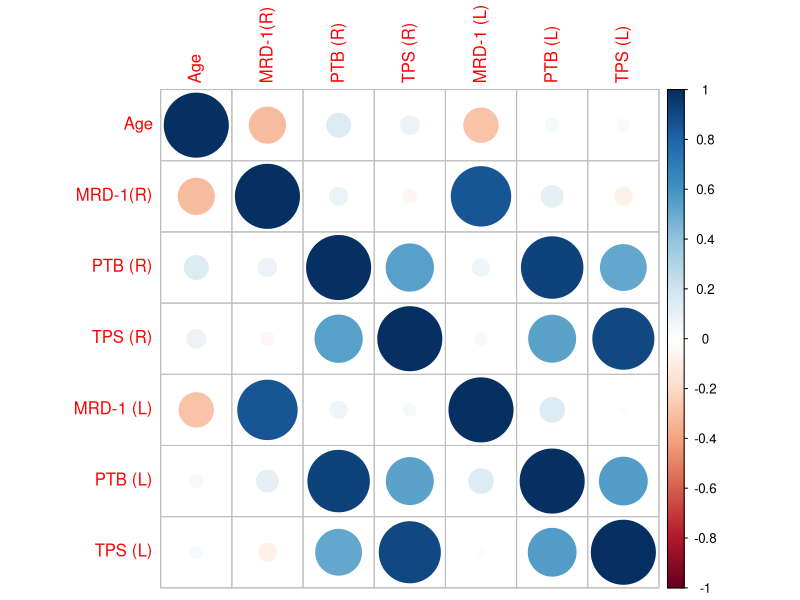
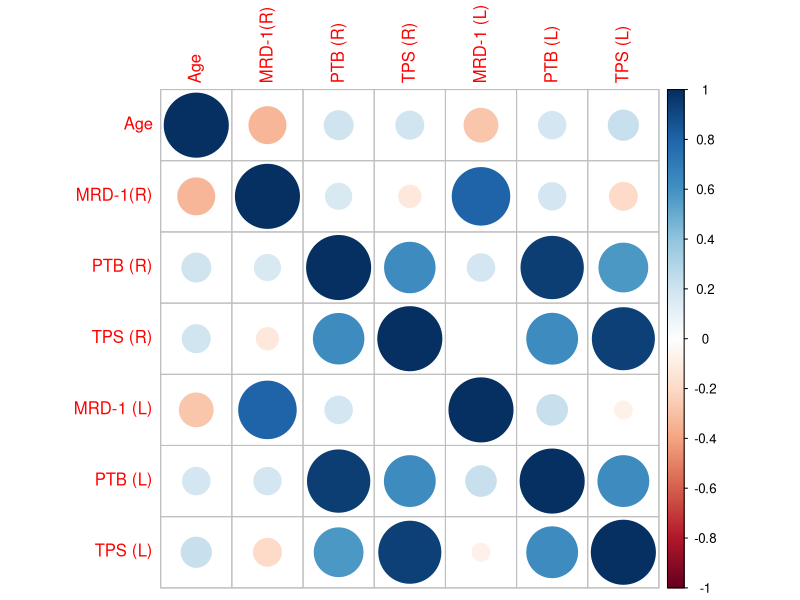
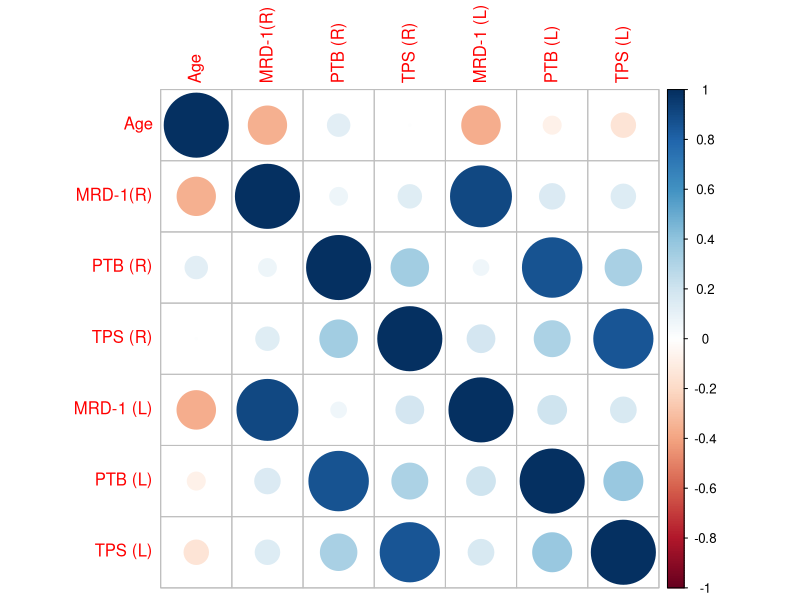
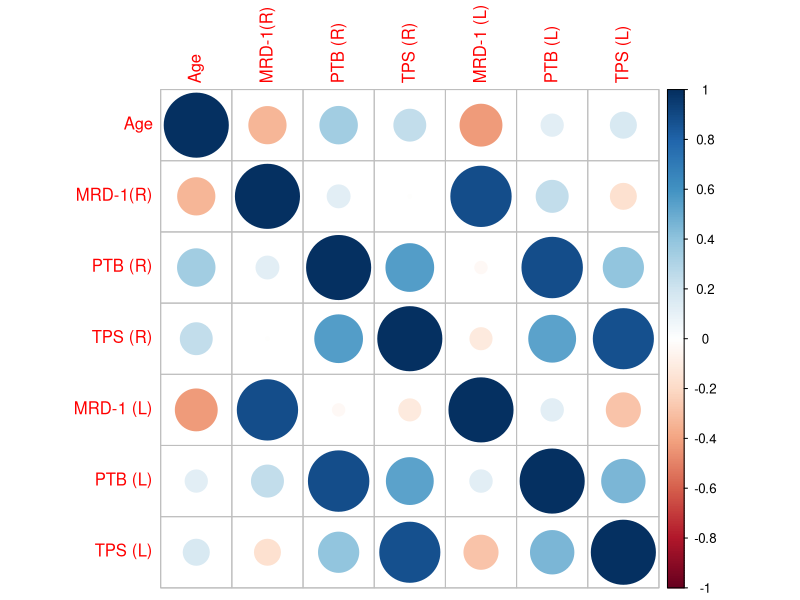
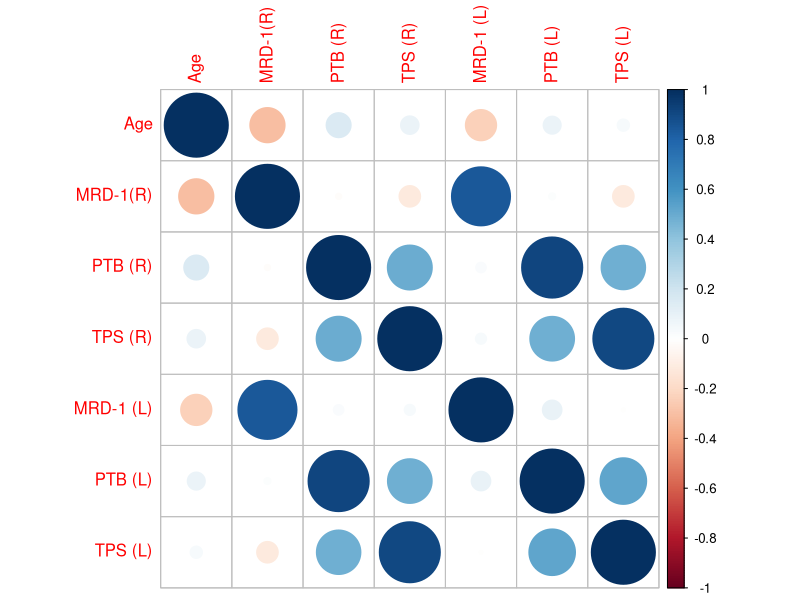
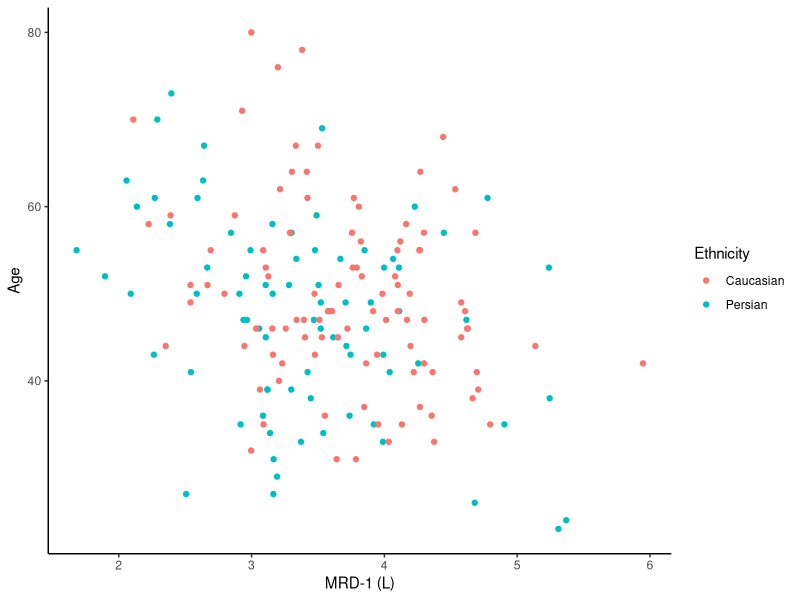
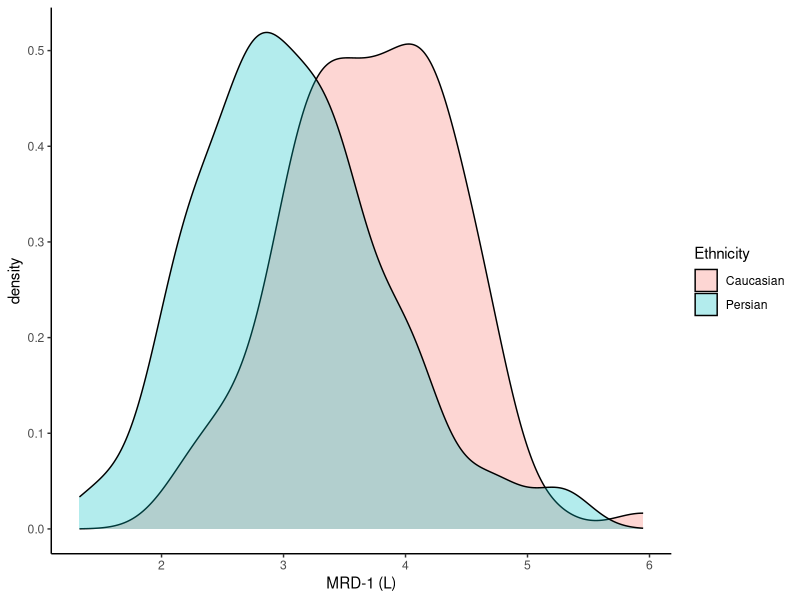
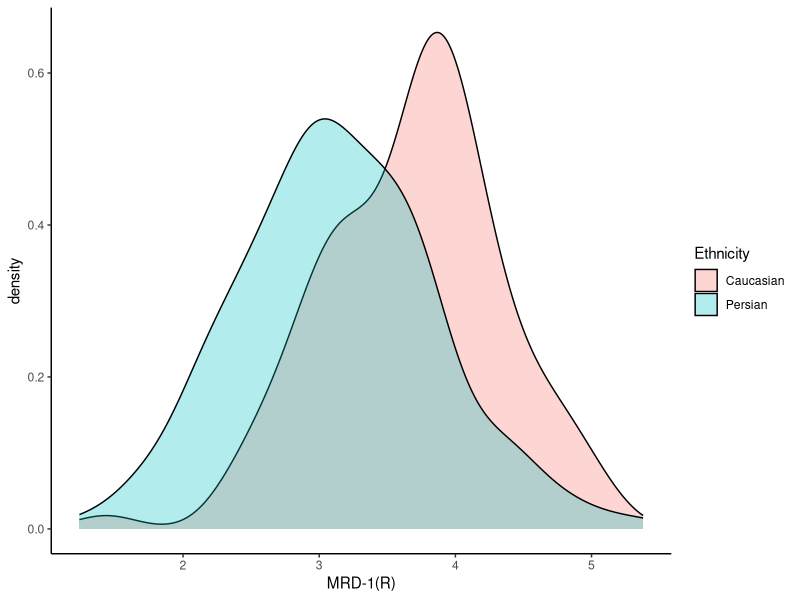

Here is the R script that generated these plots, in order:
## ---- chunk 1
library(readxl)
library(dplyr)
library(caret)
library(e1071)
library(corrplot)
library(ggplot2)
library(readr)
library(nlme)
## ---- chunk 2
persian.UCLA = read_xlsx("PersianVCaucasianEyes.xlsx", sheet = 1)[,2:12]
persian.UCLA = na.omit(persian.UCLA)
persian.UCLA$Ethnicity = "Persian"

caucasian = read_xlsx("PersianVCaucasianEyes.xlsx", sheet = 2)[,2:12]
caucasian = na.omit(caucasian)

alldata = rbind(persian.UCLA, caucasian)

persian = read_xlsx("PersianVCaucasianEyes.xlsx", sheet = 3)[,2:9]
persian$Age = as.numeric(alldata %>% filter(Ethnicity == "Persian" & Sex == "M") %>% summarise(Age = median(Age)))
persian$Ethnicity = "Persian"

newAll = rbind(alldata[,c(11,2,5:10,1)], persian)
newTwo = alldata[,c(11,2,5:10,1)]
write.csv(newTwo,file="complete.csv")
newTwo$Ethnicity = as.factor(newTwo$Ethnicity)
newAll$Ethnicity = as.factor(newAll$Ethnicity)
persian$Ethnicity = as.factor(persian$Ethnicity)
male = newTwo %>% filter(Sex == "M")
female = newTwo %>% filter(Sex == "F")
## ---- chunk 3
# All Data
corrplot(cor(newTwo[,c(1,3:8)]))

# Caucasian
corrplot(cor(newTwo[which(newTwo$Ethnicity=="Caucasian"),c(1,3:8)]))

# Persian
corrplot(cor(newTwo[which(newTwo$Ethnicity=="Persian"),c(1,3:8)]))

# Male
corrplot(cor(male[,c(1,3:8)]))

# Female
corrplot(cor(female[,c(1,3:8)]))
## ---- chunk 4
#Investigate linear relation between age and MRD
ggplot(newTwo, aes(x=`MRD-1 (L)`, y=Age,fill=Ethnicity)) + geom_point(aes(color=Ethnicity)) + theme_classic()
## ---- chunk 5
ggplot(newAll, aes(x=`MRD-1 (L)`, fill=Ethnicity)) + geom_density(alpha=.3)+ theme_classic()
ggplot(newAll, aes(x=`MRD-1(R)`, fill=Ethnicity)) + geom_density(alpha=.3)+ theme_classic()
ggplot(newAll, aes(x=`PTB (L)`, fill=Ethnicity)) + geom_density(alpha=.3)+ theme_classic()
ggplot(newAll, aes(x=`PTB (R)`, fill=Ethnicity)) + geom_density(alpha=.3)+ theme_classic()
ggplot(newAll, aes(x=`TPS (L)`, fill=Ethnicity)) + geom_density(alpha=.3)+ theme_classic()
ggplot(newAll, aes(x=`TPS (R)`, fill=Ethnicity)) + geom_density(alpha=.3)+ theme_classic()
## ---- chunk 6
ggplot(male, aes(x=`PTB (L)`, fill=Ethnicity)) + geom_density(alpha=.3)+ theme_classic()+ggtitle("PTB (L) of Male") + theme(plot.title = element_text(hjust = 0.5))
ggplot(female, aes(x=`PTB (L)`, fill=Ethnicity)) + geom_density(alpha=.3)+ theme_classic()+ggtitle("PTB (L) of Female") + theme(plot.title = element_text(hjust = 0.5))
ggplot(male, aes(x=`PTB (R)`, fill=Ethnicity)) + geom_density(alpha=.3)+ theme_classic()+ggtitle("PTB (R) of Male") + theme(plot.title = element_text(hjust = 0.5))
ggplot(female, aes(x=`PTB (R)`, fill=Ethnicity)) + geom_density(alpha=.3)+ theme_classic()+ggtitle("PTB (R) of Female") + theme(plot.title = element_text(hjust = 0.5))
ggplot(male, aes(x=`TPS (L)`, fill=Ethnicity)) + geom_density(alpha=.3)+ theme_classic()+ggtitle("TPS (L) of Male") + theme(plot.title = element_text(hjust = 0.5))
ggplot(female, aes(x=`TPS (L)`, fill=Ethnicity)) + geom_density(alpha=.3)+ theme_classic()+ggtitle("TPS (L) of Female") + theme(plot.title = element_text(hjust = 0.5))
ggplot(male, aes(x=`TPS (R)`, fill=Ethnicity)) + geom_density(alpha=.3)+ theme_classic()+ggtitle("TPS (R) of Male") + theme(plot.title = element_text(hjust = 0.5))
ggplot(female, aes(x=`TPS (R)`, fill=Ethnicity)) + geom_density(alpha=.3)+ theme_classic()+ggtitle("TPS (R) of Female") + theme(plot.title = element_text(hjust = 0.5))
## ---- chunk 7
ggplot(male, aes(x=`MRD-1(R)`/`TPS (R)`, fill=Ethnicity)) + geom_density(alpha=.3)+ theme_classic()+ggtitle("MRD-1(R)/TPS (R) of Male") + theme(plot.title = element_text(hjust = 0.5))
ggplot(female, aes(x=`MRD-1(R)`/`TPS (R)`, fill=Ethnicity)) + geom_density(alpha=.3)+ theme_classic()+ggtitle("MRD-1(R)/TPS(R) of Female") + theme(plot.title = element_text(hjust = 0.5))
ggplot(male, aes(x=`MRD-1(R)`/`PTB (R)`, fill=Ethnicity)) + geom_density(alpha=.3)+ theme_classic()+ggtitle("MRD-1(R)/PTB(R) of Male") + theme(plot.title = element_text(hjust = 0.5))
ggplot(female, aes(x=`MRD-1(R)`/`PTB (R)`, fill=Ethnicity)) + geom_density(alpha=.3)+ theme_classic()+ggtitle("MRD-1(R)/PTB(R) of Female") + theme(plot.title = element_text(hjust = 0.5))
ggplot(male, aes(x=`PTB (R)`/`TPS (R)`, fill=Ethnicity)) + geom_density(alpha=.3)+ theme_classic()+ggtitle("PTB(R)/TPS(R) of Male") + theme(plot.title = element_text(hjust = 0.5))
ggplot(female, aes(x=`PTB (R)`/`TPS (R)`, fill=Ethnicity)) + geom_density(alpha=.3)+ theme_classic()+ggtitle("PTB(R)/TPS(R) of Female") + theme(plot.title = element_text(hjust = 0.5))
## ---- chunk 8
dat_male=data.frame(age=male$Age,'MRD-1(R)/TPS(R) of Male'=male$`MRD-1(R)`/male$`TPS (R)`,'MRD-1(R)/PTB(R) of Male'=male$`MRD-1(R)`/male$`PTB (R)`,'PTB(R)/TPS(R)'=male$`PTB (R)`/male$`TPS (R)`)
corrplot(cor(dat_male))
dat_female=data.frame(age=female$Age,'MRD-1(R)/TPS(R) of Male'=female$`MRD-1(R)`/female$`TPS (R)`,'MRD-1(R)/PTB(R) of Male'=female$`MRD-1(R)`/female$`PTB (R)`,'PTB(R)/TPS(R)'=female$`PTB (R)`/female$`TPS (R)`)
corrplot(cor(dat_female))
## ---- chunk 9
smp_siz = floor(0.8*nrow(newTwo))
set.seed(684323)
train_ind = sample(seq_len(nrow(newTwo)),size = smp_siz)
train = newTwo[train_ind,]
test = newTwo[-train_ind,]

write.csv(train,file="ann_train.csv")
write.csv(test,file="ann_test.csv")

smp_siz = floor(0.8*nrow(male))
train_ind = sample(seq_len(nrow(male)),size = smp_siz)
trainMale = male[train_ind,]
testMale = male[-train_ind,]

smp_siz = floor(0.8*nrow(female))
train_ind = sample(seq_len(nrow(female)),size = smp_siz)
trainFemale = female[train_ind,]
testFemale = female[-train_ind,]
## ---- chunk 10
# All
m1 = glm(Ethnicity ~ `MRD-1 (L)` + `PTB (L)` + Age + Sex, data = train, family = "binomial")

m2 = glm(Ethnicity ~ `MRD-1 (L)` * `TPS (L)` * `PTB (L)` + Age + Sex, data = train, family = "binomial")

m3 = glm(Ethnicity ~ `MRD-1 (L)` * `TPS (L)` * `PTB (L)` * Age * Sex, data = train, family = "binomial")

# Male/Female
m4 = glm(Ethnicity ~ `MRD-1 (L)` + `PTB (L)` + Age, data = trainFemale , family = "binomial")

m5 = glm(Ethnicity ~ `MRD-1 (L)` + `PTB (L)` + Age, data = trainMale , family = "binomial")
## ---- chunk 11
summary(m1)

summary(m2)

summary(m3)

summary(m4)

summary(m5)
## ---- chunk 12
confusionMatrix(table(predict(m1,test[,1:8],type = 'response') >=0.5,test$Ethnicity=="Persian"))[3]

confusionMatrix(table(predict(m2,test[,1:8],type = 'response') >=0.5,test$Ethnicity=="Persian"))[3]

confusionMatrix(table(predict(m3,test[,1:8],type = 'response') >=0.5,test$Ethnicity=="Persian"))[3]

confusionMatrix(table(predict(m4,testFemale[,1:8],type = 'response') >=0.5,testFemale$Ethnicity=="Persian"))[3]

confusionMatrix(table(predict(m5,testMale[,1:8],type = 'response') >=0.5,testMale$Ethnicity=="Persian"))[3]
## ---- chunk 13
## run random effect model to see how the measures are differed by Ethnicity
random_effect_data <- read_csv("./random_effect_data.csv")

random_effect_MRD = lme(`MRD` ~ Ethnicity + Sex + Age, random_effect_data, random=~1|Person)
random_effect_PTB = lme(`PTB` ~ Ethnicity + Sex + Age, random_effect_data, random=~1|Person)
random_effect_TPS = lme(`TPS` ~ Ethnicity + Sex + Age, random_effect_data, random=~1|Person)
random_effect_MRD_TPS = lme(`MRD`/`TPS` ~ Ethnicity + Sex + Age, random_effect_data, random=~1|Person)
random_effect_MRD_PTB = lme(`MRD`/`PTB` ~ Ethnicity + Sex + Age, random_effect_data, random=~1|Person)
random_effect_PTB_TPS = lme(`PTB`/`TPS` ~ Ethnicity + Sex + Age, random_effect_data, random=~1|Person)

summary(random_effect_MRD)
summary(random_effect_PTB)
summary(random_effect_TPS)
summary(random_effect_MRD_TPS)
summary(random_effect_MRD_PTB)
summary(random_effect_PTB_TPS)
